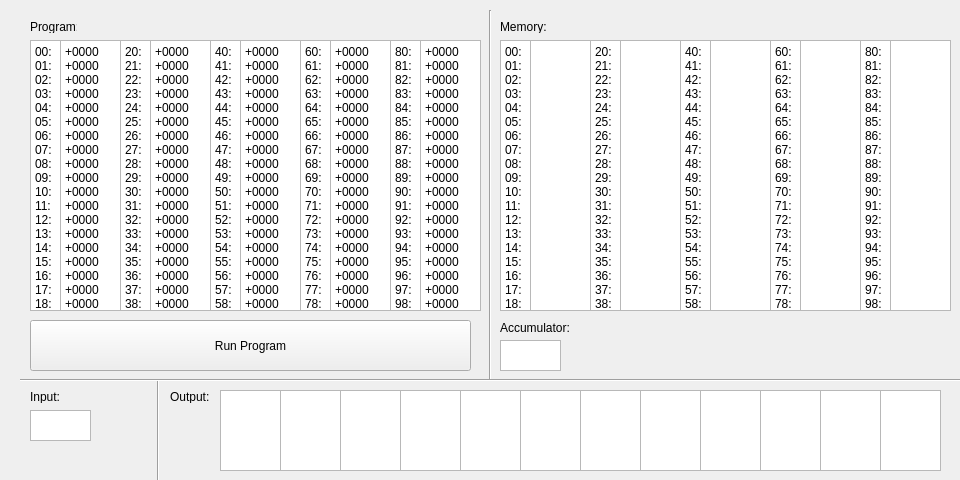
<?xml version="1.0" encoding="UTF-8"?>
<ui version="4.0">
 <class>UVSim001Class</class>
 <widget class="QMainWindow" name="UVSim001Class">
  <property name="geometry">
   <rect>
    <x>0</x>
    <y>0</y>
    <width>960</width>
    <height>480</height>
   </rect>
  </property>
  <property name="windowTitle">
   <string>UVSim001</string>
  </property>
  <widget class="QWidget" name="centralWidget">
   <widget class="QPlainTextEdit" name="plainTextEdit_14">
    <property name="geometry">
     <rect>
      <x>890</x>
      <y>40</y>
      <width>61</width>
      <height>271</height>
     </rect>
    </property>
    <property name="readOnly">
     <bool>true</bool>
    </property>
    <property name="backgroundVisible">
     <bool>false</bool>
    </property>
   </widget>
   <widget class="QPlainTextEdit" name="plainTextEdit_17">
    <property name="geometry">
     <rect>
      <x>800</x>
      <y>40</y>
      <width>61</width>
      <height>271</height>
     </rect>
    </property>
    <property name="readOnly">
     <bool>true</bool>
    </property>
   </widget>
   <widget class="Line" name="line_3">
    <property name="geometry">
     <rect>
      <x>150</x>
      <y>380</y>
      <width>16</width>
      <height>101</height>
     </rect>
    </property>
    <property name="orientation">
     <enum>Qt::Vertical</enum>
    </property>
   </widget>
   <widget class="QPlainTextEdit" name="plainTextEdit_11">
    <property name="geometry">
     <rect>
      <x>590</x>
      <y>40</y>
      <width>31</width>
      <height>271</height>
     </rect>
    </property>
    <property name="verticalScrollBarPolicy">
     <enum>Qt::ScrollBarAlwaysOff</enum>
    </property>
    <property name="readOnly">
     <bool>true</bool>
    </property>
    <property name="plainText">
     <string>20:
21:
22:
23:
24:
25:
26:
27:
28:
29:
30:
31:
32:
33:
34:
35:
36:
37:
38:
39:</string>
    </property>
   </widget>
   <widget class="QPlainTextEdit" name="plainTextEdit_26">
    <property name="geometry">
     <rect>
      <x>340</x>
      <y>390</y>
      <width>61</width>
      <height>81</height>
     </rect>
    </property>
    <property name="readOnly">
     <bool>true</bool>
    </property>
   </widget>
   <widget class="QPlainTextEdit" name="plainTextEdit_15">
    <property name="geometry">
     <rect>
      <x>680</x>
      <y>40</y>
      <width>31</width>
      <height>271</height>
     </rect>
    </property>
    <property name="verticalScrollBarPolicy">
     <enum>Qt::ScrollBarAlwaysOff</enum>
    </property>
    <property name="readOnly">
     <bool>true</bool>
    </property>
    <property name="plainText">
     <string>40:
41:
42:
43:
44:
45:
46:
47:
48:
49:
50:
51:
52:
53:
54:
55:
56:
57:
58:
59:</string>
    </property>
   </widget>
   <widget class="QPlainTextEdit" name="plainTextEdit_34">
    <property name="geometry">
     <rect>
      <x>760</x>
      <y>390</y>
      <width>61</width>
      <height>81</height>
     </rect>
    </property>
    <property name="readOnly">
     <bool>true</bool>
    </property>
   </widget>
   <widget class="Line" name="line">
    <property name="geometry">
     <rect>
      <x>480</x>
      <y>10</y>
      <width>20</width>
      <height>371</height>
     </rect>
    </property>
    <property name="orientation">
     <enum>Qt::Vertical</enum>
    </property>
   </widget>
   <widget class="QPlainTextEdit" name="plainTextEdit">
    <property name="geometry">
     <rect>
      <x>30</x>
      <y>40</y>
      <width>31</width>
      <height>271</height>
     </rect>
    </property>
    <property name="verticalScrollBarPolicy">
     <enum>Qt::ScrollBarAlwaysOff</enum>
    </property>
    <property name="readOnly">
     <bool>true</bool>
    </property>
    <property name="plainText">
     <string>00:
01:
02:
03:
04:
05:
06:
07:
08:
09:
10:
11:
12:
13:
14:
15:
16:
17:
18:
19:</string>
    </property>
   </widget>
   <widget class="Line" name="line_2">
    <property name="geometry">
     <rect>
      <x>20</x>
      <y>370</y>
      <width>941</width>
      <height>20</height>
     </rect>
    </property>
    <property name="orientation">
     <enum>Qt::Horizontal</enum>
    </property>
   </widget>
   <widget class="QLabel" name="label_5">
    <property name="geometry">
     <rect>
      <x>30</x>
      <y>390</y>
      <width>47</width>
      <height>13</height>
     </rect>
    </property>
    <property name="text">
     <string>Input:</string>
    </property>
   </widget>
   <widget class="QPlainTextEdit" name="plainTextEdit_5">
    <property name="geometry">
     <rect>
      <x>390</x>
      <y>40</y>
      <width>31</width>
      <height>271</height>
     </rect>
    </property>
    <property name="verticalScrollBarPolicy">
     <enum>Qt::ScrollBarAlwaysOff</enum>
    </property>
    <property name="readOnly">
     <bool>true</bool>
    </property>
    <property name="plainText">
     <string>80:
81:
82:
83:
84:
85:
86:
87:
88:
89:
90:
91:
92:
93:
94:
95:
96:
97:
98:
99:</string>
    </property>
   </widget>
   <widget class="QPlainTextEdit" name="plainTextEdit_12">
    <property name="geometry">
     <rect>
      <x>530</x>
      <y>40</y>
      <width>61</width>
      <height>271</height>
     </rect>
    </property>
    <property name="readOnly">
     <bool>true</bool>
    </property>
   </widget>
   <widget class="QPlainTextEdit" name="plainTextEdit_2">
    <property name="geometry">
     <rect>
      <x>120</x>
      <y>40</y>
      <width>31</width>
      <height>271</height>
     </rect>
    </property>
    <property name="verticalScrollBarPolicy">
     <enum>Qt::ScrollBarAlwaysOff</enum>
    </property>
    <property name="readOnly">
     <bool>true</bool>
    </property>
    <property name="plainText">
     <string>20:
21:
22:
23:
24:
25:
26:
27:
28:
29:
30:
31:
32:
33:
34:
35:
36:
37:
38:
39:</string>
    </property>
   </widget>
   <widget class="QPlainTextEdit" name="plainTextEdit_38">
    <property name="geometry">
     <rect>
      <x>880</x>
      <y>390</y>
      <width>61</width>
      <height>81</height>
     </rect>
    </property>
    <property name="readOnly">
     <bool>true</bool>
    </property>
   </widget>
   <widget class="QPlainTextEdit" name="plainTextEdit_8">
    <property name="geometry">
     <rect>
      <x>330</x>
      <y>40</y>
      <width>61</width>
      <height>271</height>
     </rect>
    </property>
    <property name="verticalScrollBarPolicy">
     <enum>Qt::ScrollBarAlwaysOff</enum>
    </property>
    <property name="plainText">
     <string>+0000
+0000
+0000
+0000
+0000
+0000
+0000
+0000
+0000
+0000
+0000
+0000
+0000
+0000
+0000
+0000
+0000
+0000
+0000
+0000</string>
    </property>
   </widget>
   <widget class="QLabel" name="label">
    <property name="geometry">
     <rect>
      <x>500</x>
      <y>20</y>
      <width>47</width>
      <height>13</height>
     </rect>
    </property>
    <property name="text">
     <string>Memory:</string>
    </property>
   </widget>
   <widget class="QPlainTextEdit" name="plainTextEdit_4">
    <property name="geometry">
     <rect>
      <x>300</x>
      <y>40</y>
      <width>31</width>
      <height>271</height>
     </rect>
    </property>
    <property name="verticalScrollBarPolicy">
     <enum>Qt::ScrollBarAlwaysOff</enum>
    </property>
    <property name="readOnly">
     <bool>true</bool>
    </property>
    <property name="plainText">
     <string>60:
61:
62:
63:
64:
65:
66:
67:
68:
69:
70:
71:
72:
73:
74:
75:
76:
77:
78:
79:</string>
    </property>
   </widget>
   <widget class="QPlainTextEdit" name="plainTextEdit_20">
    <property name="geometry">
     <rect>
      <x>770</x>
      <y>40</y>
      <width>31</width>
      <height>271</height>
     </rect>
    </property>
    <property name="verticalScrollBarPolicy">
     <enum>Qt::ScrollBarAlwaysOff</enum>
    </property>
    <property name="readOnly">
     <bool>true</bool>
    </property>
    <property name="plainText">
     <string>60:
61:
62:
63:
64:
65:
66:
67:
68:
69:
70:
71:
72:
73:
74:
75:
76:
77:
78:
79:</string>
    </property>
   </widget>
   <widget class="QPlainTextEdit" name="plainTextEdit_3">
    <property name="geometry">
     <rect>
      <x>210</x>
      <y>40</y>
      <width>31</width>
      <height>271</height>
     </rect>
    </property>
    <property name="verticalScrollBarPolicy">
     <enum>Qt::ScrollBarAlwaysOff</enum>
    </property>
    <property name="readOnly">
     <bool>true</bool>
    </property>
    <property name="plainText">
     <string>40:
41:
42:
43:
44:
45:
46:
47:
48:
49:
50:
51:
52:
53:
54:
55:
56:
57:
58:
59:</string>
    </property>
   </widget>
   <widget class="QPlainTextEdit" name="plainTextEdit_21">
    <property name="geometry">
     <rect>
      <x>500</x>
      <y>340</y>
      <width>61</width>
      <height>31</height>
     </rect>
    </property>
    <property name="readOnly">
     <bool>true</bool>
    </property>
   </widget>
   <widget class="QPlainTextEdit" name="plainTextEdit_30">
    <property name="geometry">
     <rect>
      <x>520</x>
      <y>390</y>
      <width>61</width>
      <height>81</height>
     </rect>
    </property>
    <property name="readOnly">
     <bool>true</bool>
    </property>
   </widget>
   <widget class="QPlainTextEdit" name="plainTextEdit_25">
    <property name="geometry">
     <rect>
      <x>280</x>
      <y>390</y>
      <width>61</width>
      <height>81</height>
     </rect>
    </property>
    <property name="readOnly">
     <bool>true</bool>
    </property>
   </widget>
   <widget class="QPlainTextEdit" name="plainTextEdit_31">
    <property name="geometry">
     <rect>
      <x>580</x>
      <y>390</y>
      <width>61</width>
      <height>81</height>
     </rect>
    </property>
    <property name="readOnly">
     <bool>true</bool>
    </property>
   </widget>
   <widget class="QPlainTextEdit" name="plainTextEdit_13">
    <property name="geometry">
     <rect>
      <x>620</x>
      <y>40</y>
      <width>61</width>
      <height>271</height>
     </rect>
    </property>
    <property name="readOnly">
     <bool>true</bool>
    </property>
   </widget>
   <widget class="QPlainTextEdit" name="plainTextEdit_19">
    <property name="geometry">
     <rect>
      <x>500</x>
      <y>40</y>
      <width>31</width>
      <height>271</height>
     </rect>
    </property>
    <property name="verticalScrollBarPolicy">
     <enum>Qt::ScrollBarAlwaysOff</enum>
    </property>
    <property name="readOnly">
     <bool>true</bool>
    </property>
    <property name="plainText">
     <string>00:
01:
02:
03:
04:
05:
06:
07:
08:
09:
10:
11:
12:
13:
14:
15:
16:
17:
18:
19:</string>
    </property>
   </widget>
   <widget class="QLabel" name="label_4">
    <property name="geometry">
     <rect>
      <x>170</x>
      <y>390</y>
      <width>47</width>
      <height>13</height>
     </rect>
    </property>
    <property name="text">
     <string>Output:</string>
    </property>
   </widget>
   <widget class="QPlainTextEdit" name="plainTextEdit_37">
    <property name="geometry">
     <rect>
      <x>820</x>
      <y>390</y>
      <width>61</width>
      <height>81</height>
     </rect>
    </property>
    <property name="readOnly">
     <bool>true</bool>
    </property>
   </widget>
   <widget class="QPlainTextEdit" name="plainTextEdit_6">
    <property name="geometry">
     <rect>
      <x>60</x>
      <y>40</y>
      <width>61</width>
      <height>271</height>
     </rect>
    </property>
    <property name="verticalScrollBarPolicy">
     <enum>Qt::ScrollBarAlwaysOff</enum>
    </property>
    <property name="plainText">
     <string>+0000
+0000
+0000
+0000
+0000
+0000
+0000
+0000
+0000
+0000
+0000
+0000
+0000
+0000
+0000
+0000
+0000
+0000
+0000
+0000</string>
    </property>
   </widget>
   <widget class="QPlainTextEdit" name="plainTextEdit_28">
    <property name="geometry">
     <rect>
      <x>460</x>
      <y>390</y>
      <width>61</width>
      <height>81</height>
     </rect>
    </property>
    <property name="readOnly">
     <bool>true</bool>
    </property>
   </widget>
   <widget class="QPlainTextEdit" name="plainTextEdit_9">
    <property name="geometry">
     <rect>
      <x>420</x>
      <y>40</y>
      <width>61</width>
      <height>271</height>
     </rect>
    </property>
    <property name="verticalScrollBarPolicy">
     <enum>Qt::ScrollBarAlwaysOff</enum>
    </property>
    <property name="plainText">
     <string>+0000
+0000
+0000
+0000
+0000
+0000
+0000
+0000
+0000
+0000
+0000
+0000
+0000
+0000
+0000
+0000
+0000
+0000
+0000
+0000</string>
    </property>
   </widget>
   <widget class="QLabel" name="label_2">
    <property name="geometry">
     <rect>
      <x>30</x>
      <y>20</y>
      <width>47</width>
      <height>13</height>
     </rect>
    </property>
    <property name="text">
     <string>Program:</string>
    </property>
   </widget>
   <widget class="QPlainTextEdit" name="plainTextEdit_33">
    <property name="geometry">
     <rect>
      <x>700</x>
      <y>390</y>
      <width>61</width>
      <height>81</height>
     </rect>
    </property>
    <property name="readOnly">
     <bool>true</bool>
    </property>
   </widget>
   <widget class="QLabel" name="label_3">
    <property name="geometry">
     <rect>
      <x>500</x>
      <y>320</y>
      <width>71</width>
      <height>16</height>
     </rect>
    </property>
    <property name="text">
     <string>Accumulator:</string>
    </property>
   </widget>
   <widget class="QPlainTextEdit" name="plainTextEdit_18">
    <property name="geometry">
     <rect>
      <x>860</x>
      <y>40</y>
      <width>31</width>
      <height>271</height>
     </rect>
    </property>
    <property name="verticalScrollBarPolicy">
     <enum>Qt::ScrollBarAlwaysOff</enum>
    </property>
    <property name="readOnly">
     <bool>true</bool>
    </property>
    <property name="plainText">
     <string>80:
81:
82:
83:
84:
85:
86:
87:
88:
89:
90:
91:
92:
93:
94:
95:
96:
97:
98:
99:</string>
    </property>
   </widget>
   <widget class="QPlainTextEdit" name="plainTextEdit_32">
    <property name="geometry">
     <rect>
      <x>640</x>
      <y>390</y>
      <width>61</width>
      <height>81</height>
     </rect>
    </property>
    <property name="readOnly">
     <bool>true</bool>
    </property>
   </widget>
   <widget class="QPlainTextEdit" name="plainTextEdit_22">
    <property name="geometry">
     <rect>
      <x>30</x>
      <y>410</y>
      <width>61</width>
      <height>31</height>
     </rect>
    </property>
    <property name="readOnly">
     <bool>false</bool>
    </property>
   </widget>
   <widget class="QPushButton" name="pushButton">
    <property name="geometry">
     <rect>
      <x>30</x>
      <y>320</y>
      <width>441</width>
      <height>51</height>
     </rect>
    </property>
    <property name="text">
     <string>Run Program</string>
    </property>
   </widget>
   <widget class="QPlainTextEdit" name="plainTextEdit_7">
    <property name="geometry">
     <rect>
      <x>240</x>
      <y>40</y>
      <width>61</width>
      <height>271</height>
     </rect>
    </property>
    <property name="verticalScrollBarPolicy">
     <enum>Qt::ScrollBarAlwaysOff</enum>
    </property>
    <property name="plainText">
     <string>+0000
+0000
+0000
+0000
+0000
+0000
+0000
+0000
+0000
+0000
+0000
+0000
+0000
+0000
+0000
+0000
+0000
+0000
+0000
+0000</string>
    </property>
   </widget>
   <widget class="QPlainTextEdit" name="plainTextEdit_27">
    <property name="geometry">
     <rect>
      <x>400</x>
      <y>390</y>
      <width>61</width>
      <height>81</height>
     </rect>
    </property>
    <property name="readOnly">
     <bool>true</bool>
    </property>
   </widget>
   <widget class="QPlainTextEdit" name="plainTextEdit_40">
    <property name="geometry">
     <rect>
      <x>150</x>
      <y>40</y>
      <width>61</width>
      <height>271</height>
     </rect>
    </property>
    <property name="verticalScrollBarPolicy">
     <enum>Qt::ScrollBarAlwaysOff</enum>
    </property>
    <property name="plainText">
     <string>+0000
+0000
+0000
+0000
+0000
+0000
+0000
+0000
+0000
+0000
+0000
+0000
+0000
+0000
+0000
+0000
+0000
+0000
+0000
+0000</string>
    </property>
   </widget>
   <widget class="QPlainTextEdit" name="plainTextEdit_16">
    <property name="geometry">
     <rect>
      <x>710</x>
      <y>40</y>
      <width>61</width>
      <height>271</height>
     </rect>
    </property>
    <property name="readOnly">
     <bool>true</bool>
    </property>
   </widget>
   <widget class="QPlainTextEdit" name="plainTextEdit_24">
    <property name="geometry">
     <rect>
      <x>220</x>
      <y>390</y>
      <width>61</width>
      <height>81</height>
     </rect>
    </property>
    <property name="readOnly">
     <bool>true</bool>
    </property>
   </widget>
  </widget>
 </widget>
 <layoutdefault spacing="6" margin="11"/>
 <resources>
  <include location="UVSim001.qrc"/>
 </resources>
 <connections/>
</ui>
